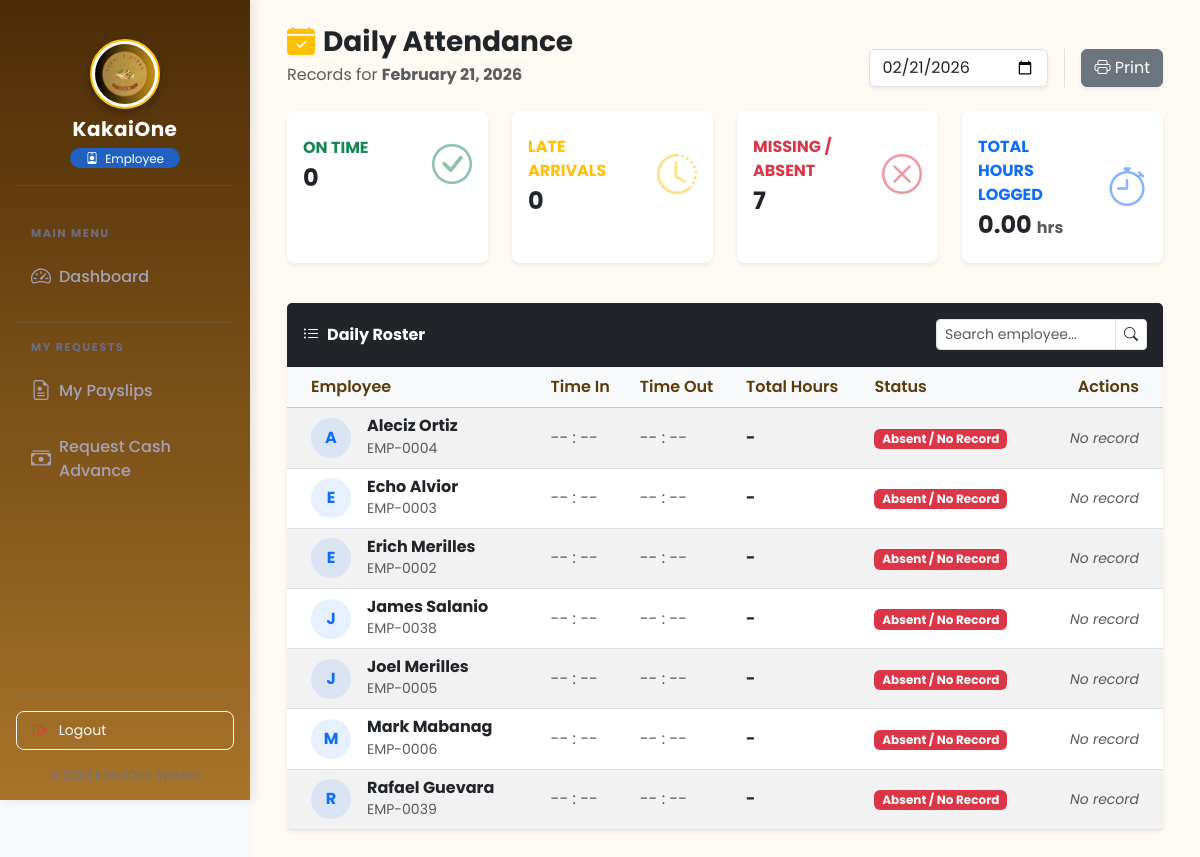
The page /frontend/attendance/attendance_page.php (signed in) on the database its author committed.
### tables this page shows
CREATE TABLE `employee_permissions` (
  `permission_id` int(11) NOT NULL,
  `employee_id` int(11) NOT NULL,
  `inv_view` tinyint(1) DEFAULT 0,
  `inv_add` tinyint(1) DEFAULT 0,
  `inv_edit` tinyint(1) DEFAULT 0,
  `inv_delete` tinyint(1) DEFAULT 0,
  `inv_stock_in` tinyint(1) DEFAULT 0,
  `inv_stock_out` tinyint(1) DEFAULT 0,
  `order_view` tinyint(1) DEFAULT 0,
  `order_create` tinyint(1) DEFAULT 0,
  `order_status` tinyint(1) DEFAULT 0,
  `emp_view` tinyint(1) DEFAULT 0,
  `emp_add` tinyint(1) DEFAULT 0,
  `emp_edit` tinyint(1) DEFAULT 0,
  `emp_delete` tinyint(1) DEFAULT 0,
  `payroll_view` tinyint(1) DEFAULT 0,
  `payroll_generate` tinyint(1) DEFAULT 0,
  `payroll_analytics` tinyint(1) DEFAULT 0,
  `payroll_distribute` tinyint(1) DEFAULT 0,
  `payslip_print` tinyint(1) NOT NULL DEFAULT 0,
  `att_view` tinyint(1) DEFAULT 0,
  `att_edit` tinyint(1) NOT NULL DEFAULT 0,
  `att_approve` tinyint(1) DEFAULT 0,
  `att_manual` tinyint(1) DEFAULT 0,
  `ca_manage` tinyint(1) DEFAULT 0,
  `ca_view` tinyint(1) DEFAULT 0,
  `inv_cat_manage` tinyint(1) DEFAULT 0,
  `inv_sup_manage` tinyint(1) DEFAULT 0
);

CREATE TABLE `employees` (
  `employee_id` int(11) NOT NULL,
  `employee_code` varchar(50) DEFAULT NULL,
  `first_name` varchar(100) DEFAULT NULL,
  `last_name` varchar(100) DEFAULT NULL,
  `email` varchar(150) DEFAULT NULL,
  `contact_number` varchar(20) DEFAULT NULL,
  `password` varchar(255) DEFAULT NULL,
  `position` varchar(100) DEFAULT NULL,
  `daily_rate` decimal(10,2) DEFAULT 500.00,
  `role` enum('Admin','Employee') DEFAULT 'Employee',
  `status` enum('Active','Inactive') DEFAULT 'Active',
  `date_hired` date DEFAULT NULL,
  `created_at` timestamp NOT NULL DEFAULT current_timestamp()
);

### frontend/includes/auth_check.php (called while the page is built, shortened)
<?php
function hasPermission($key)
{
    global $pdo;
    try {
        $stmt = $pdo->prepare("SELECT $key FROM employee_permissions WHERE employee_id = ?");
        $stmt->execute([$_SESSION['employee_id']]);
        $perm = $stmt->fetchColumn();
        return $perm == 1;
    } catch (Exception $e) {
        return isset($_SESSION['permissions'][$key]) && $_SESSION['permissions'][$key] == 1;
    }
}

### frontend/attendance/attendance_page.php (the view, shortened to what this page needs)
<?php
require_once __DIR__ . '/../../config/db.php';
require_once __DIR__ . '/../includes/auth_check.php';
$filterDate = isset($_GET['date']) ? $_GET['date'] : date('Y-m-d');
$attendanceLogs = [];
$dailyStats = [
    'present' => 0,
    'late' => 0,
    'absent' => 0,
    'total_hours' => 0
];
try {
    $stmt = $pdo->prepare("
        SELECT e.employee_id, e.first_name, e.last_name, e.employee_code,
               a.attendance_id, a.time_in, a.time_out, a.status, a.total_hours
        FROM employees e
        LEFT JOIN attendance a ON e.employee_id = a.employee_id AND DATE(a.time_in) = ?
        WHERE e.status = 'Active' AND e.role = 'Employee'
        ORDER BY e.first_name ASC, a.time_in DESC
    ");
    $stmt->execute([$filterDate]);
    $rawLogs = $stmt->fetchAll();
    foreach ($rawLogs as $log) {
        if (empty($log['attendance_id'])) {
            $log['status'] = 'Absent / No Record';
            $dailyStats['absent']++;
        } else {
            $status = strtolower($log['status']);
            if ($status === 'present') $dailyStats['present']++;
            elseif ($status === 'late') $dailyStats['late']++;
            elseif ($status === 'absent') $dailyStats['absent']++;
            $dailyStats['total_hours'] += (float)$log['total_hours'];
        }
        $attendanceLogs[] = $log;
    }
} catch (PDOException $e) {
    $errorMsg = "Error fetching data: " . $e->getMessage();
}
?>
<!DOCTYPE html>
<html lang="en">
<head>
    <?php include '../includes/links.php'; ?>
</head>
<body class="bg-light">
    <?php include '../includes/sidebar.php'; ?>
    <main id="main-content" style="margin-left: 250px; padding: 25px; transition: margin-left 0.3s;">
        <div class="container-fluid">
            <div class="d-flex justify-content-between align-items-end mb-4">
                <div>
                    <h3 class="fw-bold text-dark mb-1"><i class="bi bi-calendar-check-fill me-2 text-warning"></i>Daily Attendance</h3>
                    <p class="text-muted mb-0">Records for <strong><?= date('F j, Y', strtotime($filterDate)) ?></strong></p>
                </div>
                <div class="d-flex gap-2 align-items-center filter-form">
                    <form method="GET" class="d-flex gap-2 mb-0 me-2 border-end pe-3">
                        <input type="date" name="date" class="form-control shadow-sm" value="<?= $filterDate ?>" onchange="this.form.submit()">
                    </form>
                    <button onclick="window.print()" class="btn btn-secondary shadow-sm">
                        <i class="bi bi-printer"></i> Print
                    </button>
                </div>
            </div>
            <div class="row mb-4">
                <div class="col-xl-3 col-md-6 mb-3">
                    <div class="card stat-card border-0 shadow-sm border-left-success h-100 py-2">
                        <div class="card-body">
                            <div class="row no-gutters align-items-center">
                                <div class="col mr-2">
                                    <div class="text-xs fw-bold text-success text-uppercase mb-1">On Time</div>
                                    <div class="h4 mb-0 fw-bold text-dark"><?= $dailyStats['present']; ?></div>
                                </div>
                                <div class="col-auto"><i class="bi bi-check-circle fa-2x text-success opacity-50 fs-1"></i></div>
                            </div>
                        </div>
                    </div>
                </div>
                <div class="col-xl-3 col-md-6 mb-3">
                    <div class="card stat-card border-0 shadow-sm border-left-warning h-100 py-2">
                        <div class="card-body">
                            <div class="row no-gutters align-items-center">
                                <div class="col mr-2">
                                    <div class="text-xs fw-bold text-warning text-uppercase mb-1">Late Arrivals</div>
                                    <div class="h4 mb-0 fw-bold text-dark"><?= $dailyStats['late']; ?></div>
                                </div>
                                <div class="col-auto"><i class="bi bi-clock-history fa-2x text-warning opacity-50 fs-1"></i></div>
                            </div>
                        </div>
                    </div>
                </div>
                <div class="col-xl-3 col-md-6 mb-3">
                    <div class="card stat-card border-0 shadow-sm border-left-danger h-100 py-2">
                        <div class="card-body">
                            <div class="row no-gutters align-items-center">
                                <div class="col mr-2">
                                    <div class="text-xs fw-bold text-danger text-uppercase mb-1">Missing / Absent</div>
                                    <div class="h4 mb-0 fw-bold text-dark"><?= $dailyStats['absent']; ?></div>
                                </div>
                                <div class="col-auto"><i class="bi bi-x-circle fa-2x text-danger opacity-50 fs-1"></i></div>
                            </div>
                        </div>
                    </div>
                </div>
                <div class="col-xl-3 col-md-6 mb-3">
                    <div class="card stat-card border-0 shadow-sm border-left-primary h-100 py-2">
                        <div class="card-body">
                            <div class="row no-gutters align-items-center">
                                <div class="col mr-2">
                                    <div class="text-xs fw-bold text-primary text-uppercase mb-1">Total Hours Logged</div>
                                    <div class="h4 mb-0 fw-bold text-dark"><?= number_format($dailyStats['total_hours'], 2); ?> <small class="fs-6 text-muted">hrs</small></div>
                                </div>
                                <div class="col-auto"><i class="bi bi-stopwatch fa-2x text-primary opacity-50 fs-1"></i></div>
                            </div>
                        </div>
                    </div>
                </div>
            </div>
            <div class="card shadow-sm border-0 mb-4">
                <div class="card-header bg-dark text-white d-flex justify-content-between align-items-center py-3">
                    <span class="fw-bold"><i class="bi bi-list-ul me-2"></i>Daily Roster</span>
                    <div class="input-group input-group-sm w-25">
                        <input type="text" id="attendanceSearch" class="form-control" placeholder="Search employee...">
                        <span class="input-group-text bg-white"><i class="bi bi-search"></i></span>
                    </div>
                </div>
                <div class="card-body p-0">
                    <div class="table-responsive">
                        <table class="table table-striped align-middle mb-0" id="attendanceTable">
                            <thead class="table-light">
                                <tr>
                                    <th class="ps-4">Employee</th>
                                    <th>Time In</th>
                                    <th>Time Out</th>
                                    <th>Total Hours</th>
                                    <th>Status</th>
                                    <th class="text-end pe-4 action-cols">Actions</th>
                                </tr>
                            </thead>
                            <tbody>
                                <?php if (!empty($attendanceLogs)): ?>
                                    <?php foreach ($attendanceLogs as $log): ?>
                                        <tr>
                                            <td class="ps-4">
                                                <div class="d-flex align-items-center">
                                                    <div class="bg-primary bg-opacity-10 text-primary rounded-circle d-flex align-items-center justify-content-center fw-bold me-3" style="width: 40px; height: 40px;">
                                                        <?= strtoupper(substr($log['first_name'], 0, 1)) ?>
                                                    </div>
                                                    <div>
                                                        <h6 class="mb-0 fw-bold text-dark"><?= htmlspecialchars($log['first_name'] . ' ' . $log['last_name']) ?></h6>
                                                        <small class="text-muted"><?= htmlspecialchars($log['employee_code']) ?></small>
                                                    </div>
                                                </div>
                                            </td>
                                            <td>
                                                <?php if (!empty($log['time_in'])): ?>
                                                    <span class="fw-bold text-dark">
                                                        <?= date('h:i A', strtotime($log['time_in'])) ?>
                                                    </span>
                                                <?php else: ?>
                                                    <span class="text-muted">-- : --</span>
                                                <?php endif; ?>
                                            </td>
                                            <td>
                                                <?php if (!empty($log['time_out'])): ?>
                                                    <span class="fw-bold text-dark">
                                                        <?= date('h:i A', strtotime($log['time_out'])) ?>
                                                    </span>
                                                <?php else: ?>
                                                    <span class="text-muted">-- : --</span>
                                                <?php endif; ?>
                                            </td>
                                            <td>
                                                <span class="fw-bold text-dark"><?= !empty($log['total_hours']) ? number_format($log['total_hours'], 2) . ' hrs' : '-' ?></span>
                                            </td>
                                            <td>
                                                <?php
                                                $statusClass = 'secondary';
                                                $displayStatus = htmlspecialchars($log['status']);
                                                if ($log['status'] === 'Present') {
                                                    $statusClass = 'success';
                                                    $displayStatus = 'Present / On-Time';
                                                } elseif ($log['status'] === 'Late') {
                                                    $statusClass = 'warning text-dark';
                                                } elseif ($log['status'] === 'Absent') {
                                                    $statusClass = 'danger';
                                                } elseif ($log['status'] === 'Absent / No Record') {
                                                    $statusClass = 'danger';
                                                }
                                                ?>
                                                <span class="badge bg-<?= $statusClass ?>">
                                                    <?= $displayStatus ?>
                                                </span>
                                            </td>
                                            <td class="text-end pe-4 action-cols">
                                                <?php if (hasPermission('att_approve') && !empty($log['attendance_id'])): ?>
                                                    <button class="btn btn-sm btn-secondary" onclick="editAttendance(<?= $log['attendance_id'] ?>)" title="Edit Record">
                                                        <i class="bi bi-pencil-square"></i> Edit
                                                    </button>
                                                <?php elseif (empty($log['attendance_id'])): ?>
                                                    <span class="text-muted small fst-italic">No record</span>
                                                <?php endif; ?>
                                            </td>
                                        </tr>
                                    <?php endforeach; ?>
                                <?php endif; ?>
                            </tbody>
                        </table>
                    </div>
                </div>
            </div>
        </div>
    </main>
</body>
</html>

### frontend/assets/css/style.css (style rules this page uses)
body { font-family: 'Poppins', sans-serif; background-color: #fff9f2; margin: 0; padding: 0; }
#main-content { margin-left: 250px; background-color: #fffaf3; min-height: 100vh; padding: 2rem; width: calc(100% - 250px); transition: all 0.3s ease; }
#main-content h3 { color: #4b2c06; }
.table th { color: #5a3b09; font-weight: 600; }

### frontend/attendance/attendance_page.php (style rules this page uses)
.stat-card { border-left: 4px solid; transition: transform 0.2s; border-radius: 8px; }
.border-left-primary { border-left-color: #0d6efd !important; }
.border-left-success { border-left-color: #198754 !important; }
.border-left-warning { border-left-color: #ffc107 !important; }
.border-left-danger { border-left-color: #dc3545 !important; }

### rows shown on the page
employee_permissions: emp_view "0", emp_view "0.00"
employees: first_name "A", first_name+last_name "Aleciz Ortiz", employee_code "EMP-0004", displayStatus "Absent / No Record"
employees: first_name "E", first_name+last_name "Echo Alvior", employee_code "EMP-0003", displayStatus "Absent / No Record"
employees: first_name "E", first_name+last_name "Erich Merilles", employee_code "EMP-0002", displayStatus "Absent / No Record"
employees: first_name "J", first_name+last_name "James Salanio", employee_code "EMP-0038", displayStatus "Absent / No Record"
employees: first_name "J", first_name+last_name "Joel Merilles", employee_code "EMP-0005", displayStatus "Absent / No Record"
employees: first_name "M", first_name+last_name "Mark Mabanag", employee_code "EMP-0006", displayStatus "Absent / No Record"
employees: first_name "R", first_name+last_name "Rafael Guevara", employee_code "EMP-0039", displayStatus "Absent / No Record"

### other values the page prints
$_SESSION['role'] "Employee"
date('F j, Y', strtotime($filterDate)) "February 21, 2026"
$dailyStats['absent'] "7"
